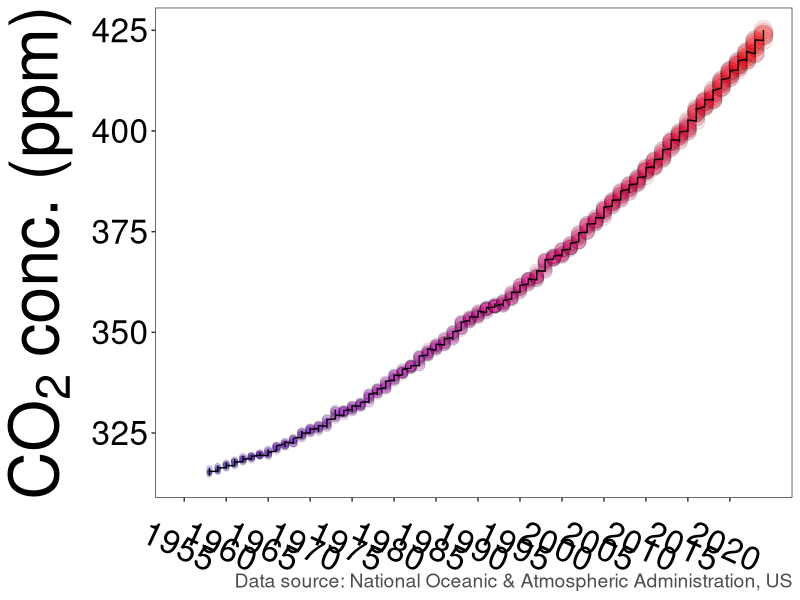

Reproduce this figure in R. (Note: this script raises an error after producing the figure.)

# Import package ----------------------------------------------------------------------------------------


library(tidyverse)
library(gganimate)



# CO2 fig -------------------------------------------------------------------------------------------

df <- readxl::read_xlsx("../data/CO2.xlsx") %>% 
  group_by(as.factor(year)) %>% 
  mutate(mean_co2 = mean(co2))
 

p <- ggplot(df, aes(x = year, y = co2))  +
  geom_point(pch=21, color = "black", aes(fill = year, size = co2,group = seq_along(year)), alpha = 0.1, show.legend = F) +
   geom_line(aes(group = 1))+
  theme_bw() +
  scale_x_continuous(limits = c(1955,2024),
    breaks = seq(1955, 2024, by = 5)) +
scale_fill_gradient(low = "blue",  high = "red") +
  theme_bw() +
  theme(panel.grid = element_blank(),
        axis.title = element_text(size = 48, color = "black"),
        axis.text = element_text(size = 24, color = "black"),
        axis.text.x = element_text(angle = -25),
        plot.caption = element_text(size = 14, color = "grey30")) +
  labs(y = bquote(CO[2]~conc.~"(ppm)"),
       x = NULL,
       caption = "Data source: National Oceanic & Atmospheric Administration, US")
p
  
q <- p + 
  #transition_time(year) +
  transition_reveal(year) +
  ease_aes('linear') +
  shadow_mark()

gif_co2 <- animate(q, renderer = gifski_renderer(loop = FALSE),fps = 5, height = 800, width = 1200)
anim_save("../plot/gif_CO2.gif")



# Temp fig ----------------------------------------------------------------------------------------------

df_temp <- read.csv("../data/temp_data.csv") %>% 
  mutate(date = ym(Date),
         year = as.numeric(format(date,'%Y')))


p_temp <- ggplot(df_temp, aes(x = year, y = Anomaly))  +
  geom_point(pch=21,  aes(fill = Anomaly, size = Anomaly,group = seq_along(year)),
              show.legend = F) +
   geom_line(aes(group = 1))+
  geom_hline(aes(yintercept = 0))+
  theme_bw() +
  scale_x_continuous( breaks = c(seq(1950, 2024, by = 5))) +
  scale_fill_gradient2(low = "#0000FF",
                       high = "#FF0000") +
  theme_bw() +
  theme(panel.grid = element_blank(),
        axis.title = element_text(size = 48, color = "black"),
        axis.text = element_text(size = 30, color = "black"),
        axis.text.x = element_text(angle = -35),
        plot.caption = element_text(size = 14, color = "grey30")) +
  labs(y = bquote(Delta~Global~temperatue~"("*degree*C~")"),
       x = NULL,
       caption = "Data source: National Oceanic & Atmospheric Administration, US")+
ylim(c(-0.5, NA))

p_temp

q_temp <- p_temp +
 # transition_time(year) +
  transition_reveal(year) +
  ease_aes('linear') +
  shadow_mark()

gif_temp <- animate(q_temp, renderer = gifski_renderer(loop = FALSE),fps = 5, height = 800, width = 1300)
anim_save("../plot/gif_temp.gif")
